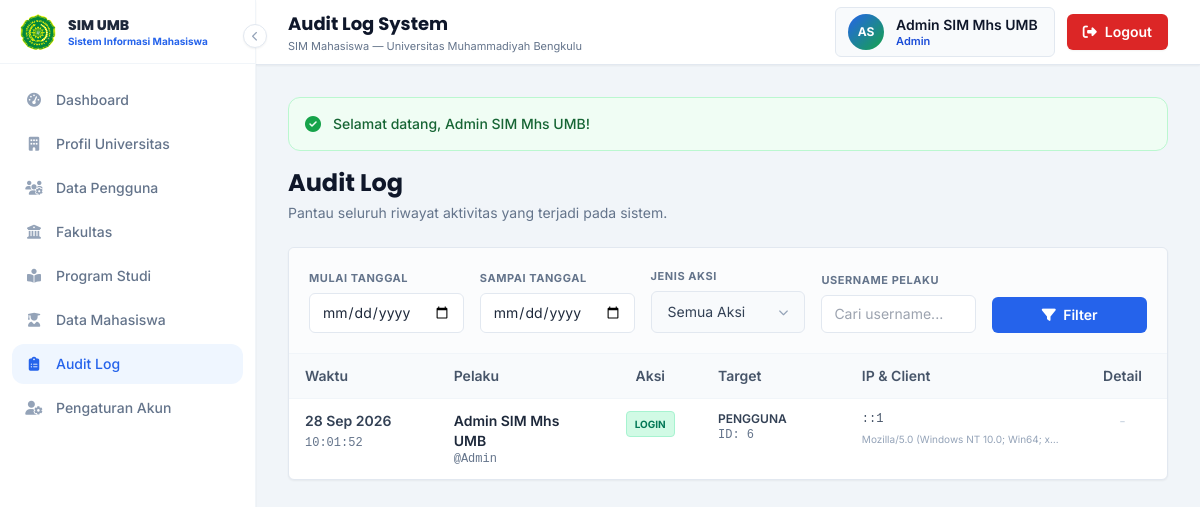
Screenshot of /admin/audit_log/index.php (signed in) with the database file from the repository.
### tables this page shows
CREATE TABLE `audit_log` (
  `id_audit` bigint(20) UNSIGNED NOT NULL,
  `id_pengguna` bigint(20) UNSIGNED DEFAULT NULL,
  `tabel_nama` varchar(100) NOT NULL,
  `record_id` varchar(100) DEFAULT NULL,
  `aksi` enum('LOGIN','LOGOUT','INSERT','UPDATE','DELETE','VIEW') NOT NULL,
  `data_lama` longtext DEFAULT NULL CHECK (json_valid(`data_lama`)),
  `data_baru` longtext DEFAULT NULL CHECK (json_valid(`data_baru`)),
  `ip_address` varchar(45) DEFAULT NULL,
  `user_agent` text DEFAULT NULL,
  `waktu` datetime NOT NULL DEFAULT current_timestamp()
);

CREATE TABLE `pengguna` (
  `id_pengguna` bigint(20) UNSIGNED NOT NULL,
  `id_role` smallint(5) UNSIGNED NOT NULL,
  `id_universitas` bigint(20) UNSIGNED DEFAULT NULL,
  `id_fakultas` bigint(20) UNSIGNED DEFAULT NULL,
  `id_program_studi` bigint(20) UNSIGNED DEFAULT NULL,
  `username` varchar(100) NOT NULL,
  `password_hash` varchar(255) NOT NULL,
  `nama_lengkap` varchar(200) NOT NULL,
  `email` varchar(150) DEFAULT NULL,
  `no_hp` varchar(30) DEFAULT NULL,
  `status_aktif` enum('Aktif','Tidak Aktif') NOT NULL DEFAULT 'Aktif',
  `last_login` datetime DEFAULT NULL,
  `created_at` timestamp NOT NULL DEFAULT current_timestamp(),
  `updated_at` timestamp NOT NULL DEFAULT current_timestamp() ON UPDATE current_timestamp()
);

### app/auth.php (called while the page is built, shortened)
<?php
require_once __DIR__ . '/helper.php';
function get_user_login(): ?array
{
    return $_SESSION['user'];
}

### config/app.php (called while the page is built, shortened)
<?php
function url(string $path = ''): string
{
    $path = ltrim($path, '/');
    return rtrim(BASE_URL, '/') . '/' . $path;
}

### admin/audit_log/index.php (the view, shortened to what this page needs)
<?php
require_once dirname(__DIR__, 2) . '/config/app.php';
require_once dirname(__DIR__, 2) . '/config/database.php';
require_once dirname(__DIR__, 2) . '/app/helper.php';
require_once dirname(__DIR__, 2) . '/app/auth.php';
$filterStart    = $_GET['start_date'] ?? '';
$filterEnd      = $_GET['end_date'] ?? '';
$filterUsername = sanitize($_GET['username'] ?? '');
$params = [];
$whereSql = '';
try {
    $sql = "SELECT a.*, p.username, p.nama_lengkap
            FROM audit_log a
            LEFT JOIN pengguna p ON a.id_pengguna = p.id_pengguna
            $whereSql
            ORDER BY a.waktu DESC LIMIT 500";
    $stmt = $pdo->prepare($sql);
    $stmt->execute($params);
    $logs = $stmt->fetchAll();
} catch (PDOException $e) {
    error_log($e->getMessage());
    $logs = [];
}
$pageTitle  = 'Audit Log System';
?>
<?php require_once dirname(__DIR__, 2) . '/layouts/admin/header.php'; ?>
<section class="mb-8">
    <div class="mb-6">
        <h2 class="font-heading font-bold text-2xl text-slate-900">Audit Log</h2>
        <p class="text-sm text-slate-500 mt-1">Pantau seluruh riwayat aktivitas yang terjadi pada sistem.</p>
    </div>
    <div class="bg-white rounded-md shadow-sm border border-slate-200 overflow-hidden mb-6">
        <div class="p-5 border-b border-slate-100 bg-slate-50/50">
            <form action="" method="GET" class="grid grid-cols-1 sm:grid-cols-2 lg:grid-cols-5 gap-4 items-end">
                <div>
                    <label for="start_date" class="block text-[11px] font-bold text-slate-500 uppercase tracking-wider mb-1.5">Mulai Tanggal</label>
                    <input type="date" id="start_date" name="start_date" value="<?= htmlspecialchars($filterStart) ?>" class="w-full px-3 py-2 bg-white border border-slate-200 rounded-md text-sm focus:ring-2 focus:ring-academic-100 focus:border-academic-500">
                </div>
                <div>
                    <label for="end_date" class="block text-[11px] font-bold text-slate-500 uppercase tracking-wider mb-1.5">Sampai Tanggal</label>
                    <input type="date" id="end_date" name="end_date" value="<?= htmlspecialchars($filterEnd) ?>" class="w-full px-3 py-2 bg-white border border-slate-200 rounded-md text-sm focus:ring-2 focus:ring-academic-100 focus:border-academic-500">
                </div>
                <div>
                    <label for="aksi" class="block text-[11px] font-bold text-slate-500 uppercase tracking-wider mb-1.5">Jenis Aksi</label>
                </div>
                <div>
                    <label for="username" class="block text-[11px] font-bold text-slate-500 uppercase tracking-wider mb-1.5">Username Pelaku</label>
                    <input type="text" id="username" name="username" placeholder="Cari username..." value="<?= htmlspecialchars($filterUsername) ?>" class="w-full px-3 py-2 bg-white border border-slate-200 rounded-md text-sm focus:ring-2 focus:ring-academic-100 focus:border-academic-500">
                </div>
                <div class="flex gap-2">
                    <button type="submit" class="flex-1 px-4 py-2 bg-academic-600 hover:bg-academic-700 text-white text-sm font-semibold rounded-md transition-colors focus:ring-2 focus:ring-academic-200">
                        <i class="fa-solid fa-filter mr-1"></i> Filter
                    </button>
                </div>
            </form>
        </div>
        <div class="overflow-x-auto">
            <table class="w-full text-sm table-hover">
                <thead class="bg-slate-50 text-slate-600 border-b border-slate-100">
                    <tr>
                        <th class="text-left font-semibold px-4 py-3 w-40">Waktu</th>
                        <th class="text-left font-semibold px-4 py-3 w-48">Pelaku</th>
                        <th class="text-center font-semibold px-4 py-3 w-28">Aksi</th>
                        <th class="text-left font-semibold px-4 py-3 w-40">Target</th>
                        <th class="text-left font-semibold px-4 py-3">IP & Client</th>
                        <th class="text-center font-semibold px-4 py-3 w-24">Detail</th>
                    </tr>
                </thead>
                <tbody class="divide-y divide-slate-100">
                    <?php if (empty($logs)): ?>
                        <tr>
                            <td colspan="6" class="px-6 py-10 text-center text-slate-500">
                                <div class="w-12 h-12 rounded-full bg-slate-100 flex items-center justify-center mx-auto mb-3">
                                    <i class="fa-solid fa-file-shield text-xl text-slate-400"></i>
                                </div>
                                Tidak ada catatan log yang sesuai.
                            </td>
                        </tr>
                    <?php else: ?>
                        <?php foreach ($logs as $row):
                            $bgAksi = 'bg-slate-100 text-slate-600';
                            $aksi = $row['aksi'];
                            if ($aksi === 'LOGIN') $bgAksi = 'bg-emerald-100 text-emerald-700 border-emerald-200';
                            elseif ($aksi === 'LOGOUT') $bgAksi = 'bg-slate-100 text-slate-700 border-slate-200';
                            elseif ($aksi === 'INSERT') $bgAksi = 'bg-blue-100 text-blue-700 border-blue-200';
                            elseif ($aksi === 'UPDATE') $bgAksi = 'bg-amber-100 text-amber-700 border-amber-200';
                            elseif ($aksi === 'DELETE') $bgAksi = 'bg-red-100 text-red-700 border-red-200';
                            elseif ($aksi === 'UPDATE_PASSWORD') $bgAksi = 'bg-purple-100 text-purple-700 border-purple-200';
                        ?>
                            <tr>
                                <td class="px-4 py-3 align-top whitespace-nowrap">
                                    <span class="block font-semibold text-slate-700"><?= date('d M Y', strtotime($row['waktu'])) ?></span>
                                    <span class="text-xs text-slate-500 font-mono"><?= date('H:i:s', strtotime($row['waktu'])) ?></span>
                                </td>
                                <td class="px-4 py-3 align-top">
                                    <?php if ($row['id_pengguna']): ?>
                                        <div class="font-semibold text-slate-800"><?= htmlspecialchars($row['nama_lengkap'], ENT_QUOTES, 'UTF-8') ?></div>
                                        <div class="text-xs font-mono text-slate-500">@<?= htmlspecialchars($row['username'], ENT_QUOTES, 'UTF-8') ?></div>
                                    <?php else: ?>
                                        <span class="text-slate-400 italic">Sistem / Guest</span>
                                    <?php endif; ?>
                                </td>
                                <td class="px-4 py-3 align-top text-center">
                                    <span class="inline-block px-2 py-0.5 rounded text-[10px] font-bold border <?= $bgAksi ?>">
                                        <?= $aksi ?>
                                    </span>
                                </td>
                                <td class="px-4 py-3 align-top">
                                    <?php if ($row['tabel_nama']): ?>
                                        <div class="text-xs font-semibold uppercase text-slate-700"><?= htmlspecialchars($row['tabel_nama'], ENT_QUOTES, 'UTF-8') ?></div>
                                        <div class="text-xs font-mono text-slate-500">ID: <?= htmlspecialchars($row['record_id'], ENT_QUOTES, 'UTF-8') ?></div>
                                    <?php else: ?>
                                        <span class="text-slate-400">-</span>
                                    <?php endif; ?>
                                </td>
                                <td class="px-4 py-3 align-top">
                                    <div class="text-xs font-mono text-slate-600"><?= htmlspecialchars($row['ip_address'] ?? '-', ENT_QUOTES, 'UTF-8') ?></div>
                                    <div class="text-[10px] text-slate-400 truncate max-w-[200px] mt-0.5" title="<?= htmlspecialchars($row['user_agent'] ?? '', ENT_QUOTES, 'UTF-8') ?>">
                                        <?= htmlspecialchars($row['user_agent'] ?? '', ENT_QUOTES, 'UTF-8') ?>
                                    </div>
                                </td>
                                <td class="px-4 py-3 align-top text-center">
                                    <?php if ($row['data_lama'] || $row['data_baru']): ?>
                                        <button type="button"
                                                onclick='openDetailModal(<?= json_encode($row['data_lama']) ?>, <?= json_encode($row['data_baru']) ?>, "<?= htmlspecialchars($row['tabel_nama']) ?>")'
                                                class="w-7 h-7 rounded bg-slate-100 text-slate-500 hover:bg-academic-100 hover:text-academic-700 transition-colors inline-flex items-center justify-center">
                                            <i class="fa-solid fa-eye text-xs"></i>
                                        </button>
                                    <?php else: ?>
                                        <span class="text-slate-300">-</span>
                                    <?php endif; ?>
                                </td>
                            </tr>
                        <?php endforeach; ?>
                    <?php endif; ?>
                </tbody>
            </table>
        </div>
    </div>
</section>
<?php require_once dirname(__DIR__, 2) . '/layouts/admin/footer.php'; ?>

### layouts/admin/topbar.php (shortened to what this page needs)
<?php
$user       = get_user_login() ?? [];
$namaLengkap = $user['nama_lengkap'] ?? 'Pengguna';
$namaRole    = $user['nama_role'] ?? '-';
$initials = '';
$parts = preg_split('/\s+/', trim($namaLengkap));
foreach (array_slice($parts, 0, 2) as $p) {
    $initials .= mb_strtoupper(mb_substr($p, 0, 1));
}
?>
<header class="sticky top-0 z-20 bg-white/95 backdrop-blur border-b border-slate-200 shadow-sm">
    <div class="h-16 flex items-center justify-between gap-4 px-4 sm:px-6 lg:px-8">
        <div class="flex items-center gap-3 min-w-0">
            <div class="min-w-0">
                <h1 class="font-heading font-bold text-slate-900 text-base sm:text-lg truncate">
                    <?= htmlspecialchars($pageTitle ?? 'Dashboard', ENT_QUOTES, 'UTF-8') ?>
                </h1>
                <p class="text-[11px] text-slate-500 truncate hidden sm:block">
                    SIM Mahasiswa — Universitas Muhammadiyah Bengkulu
                </p>
            </div>
        </div>
        <div class="flex items-center gap-2 sm:gap-3">
            <div class="hidden md:flex items-center gap-3 pl-3 pr-4 py-1.5 rounded-md bg-slate-50 border border-slate-200">
                <div class="w-9 h-9 rounded-full bg-gradient-to-br from-academic-600 to-elegant-600 flex items-center justify-center text-white font-bold text-xs shrink-0">
                    <?= htmlspecialchars($initials, ENT_QUOTES, 'UTF-8') ?>
                </div>
                <div class="leading-tight min-w-0">
                    <p class="text-sm font-semibold text-slate-900 truncate max-w-[10rem]"><?= htmlspecialchars($namaLengkap, ENT_QUOTES, 'UTF-8') ?></p>
                    <p class="text-[11px] text-academic-700 font-semibold truncate max-w-[10rem]">
                        <?= htmlspecialchars($namaRole, ENT_QUOTES, 'UTF-8') ?>
                    </p>
                </div>
            </div>
            <a href="<?= url('auth/logout.php') ?>"
               data-confirm="Apakah Anda yakin ingin keluar dari sistem?"
               class="inline-flex items-center gap-2 px-3 sm:px-4 py-2 rounded-md bg-red-600 hover:bg-red-700 text-white text-xs sm:text-sm font-semibold shadow-sm transition-colors focus:outline-none focus:ring-2 focus:ring-red-400 focus:ring-offset-1">
                <i class="fa-solid fa-right-from-bracket"></i>
                <span class="hidden sm:inline">Logout</span>
            </a>
        </div>
    </div>
</header>

### layouts/admin/header.php (style rules this page uses)
body { font-family: 'Inter', system-ui, sans-serif; background: #f1f5f9; }
h1, h2, h3, h4, h5, h6, .font-heading { font-family: 'Poppins', 'Inter', sans-serif; }

### rows the page displays
audit_log: id_pengguna.nama_lengkap "Admin SIM Mhs UMB", id_pengguna.username "Admin", waktu "28 Sep 2026", waktu "10:01:52", aksi "LOGIN", tabel_nama "PENGGUNA", record "6", ip_address "::1", user_agent "Mozilla/5.0 (Windows NT 10.0; Win64; x…"

### other values shown
$item['label'] "Dashboard"
$item['label'] "Profil Universitas"
$item['label'] "Data Pengguna"
$item['label'] "Fakultas"
$item['label'] "Program Studi"
$item['label'] "Data Mahasiswa"
$item['label'] "Audit Log"
$item['label'] "Pengaturan Akun"
$pageTitle "Audit Log System"
$initials "AS"
